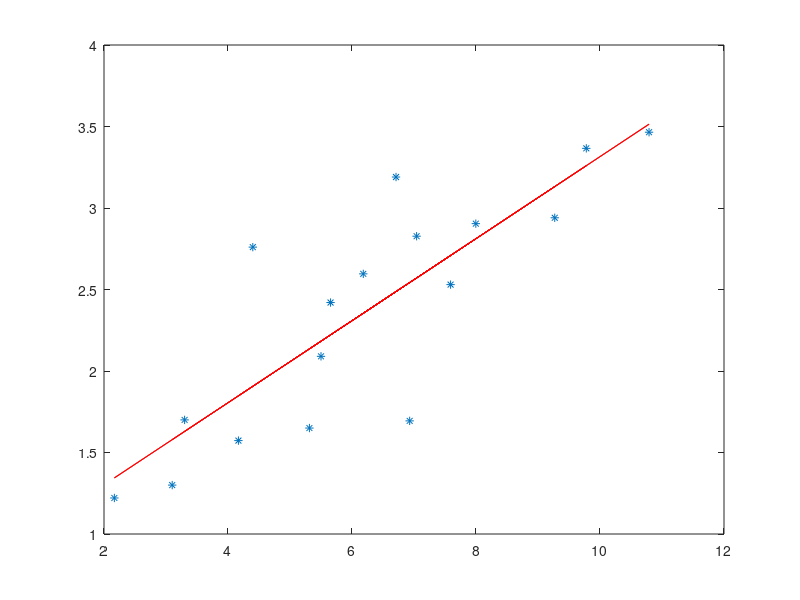

This chart was generated by the following MATLAB code:
% ex_lr.m
x = [3.3,4.4,5.5,6.71,6.93,4.168,9.779,6.182,7.59,2.167,7.042,10.791,5.313,7.997,5.654,9.27,3.1];
y = [1.7,2.76,2.09,3.19,1.694,1.573,3.366,2.596,2.53,1.221,2.827,3.465,1.65,2.904,2.42,2.94,1.3];
n = length(x);
b1 = 1/(sum(x)*sum(x) - n*sum(x.*x)) * (sum(x)*sum(y) - n*sum(x.*y))
b0 = 1/(sum(x)*sum(x) - n*sum(x.*x)) * (-sum(x.*x)*sum(y) + sum(x)*sum(x.*y))
plot(x,y,'*')

hold on
plot(x,b1*x + b0, 'r')